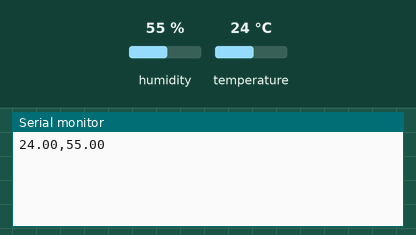
This sketch was run on a simulated Arduino Uno, built with avr-gcc and run on an emulated ATmega328P. On the bench: the last lines printed to the serial monitor. Inputs (shaded band) come from the test bench; at power-on: humidity 55 %, temperature 24 °C.

Above: at 18.0 s.
18.1 s: humidity set to 22 %
At 21.5 s:
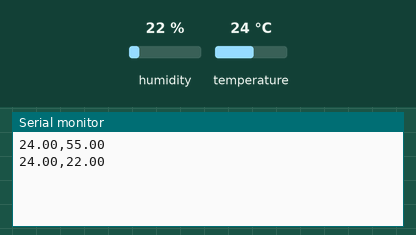
33.1 s: temperature set to 12 °C
At 40.8 s:
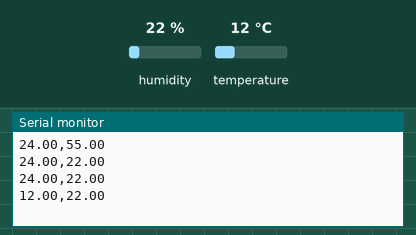
48.1 s: humidity set to 40 %
At 51.0 s:
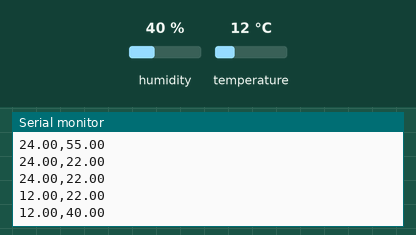
Timing chart, 0 to 52.5 s (numbered marks = the images above; inputs shaded):
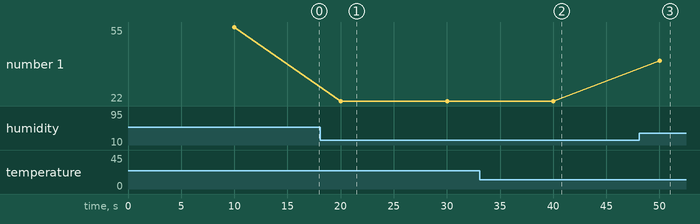

The sketch:

sketch_aug7a.ino
```cpp
#include <DHT.h>

#define DHTPIN 2        // Data pin connected to D2
#define DHTTYPE DHT22   // DHT 22 (AM2302)

DHT dht(DHTPIN, DHTTYPE);

void setup() {
  Serial.begin(9600);
  while (!Serial); // Wait for Serial Monitor
  dht.begin();
}

void loop() {
  delay(10000); // Sample every 10 seconds

  float temp = dht.readTemperature();
  float humid = dht.readHumidity();

  if (!isnan(temp) && !isnan(humid)) {
    Serial.print(temp);     // Temperature first
    Serial.print(",");
    Serial.println(humid);  // Humidity second
  } else {
    Serial.println("NaN,NaN");
  }
}
```

Measured:
- after the input at 18.1 s, the serial monitor: prints a new line after 1.9 s (image 1)
- after the input at 33.1 s, the serial monitor: prints a new line after 6.9 s (image 2)
- after the input at 48.1 s, the serial monitor: prints a new line after 1.9 s (image 3)
- plotted number 1: 55 → 22 after the input at 18.1 s, 22 → 40 after the input at 48.1 s
